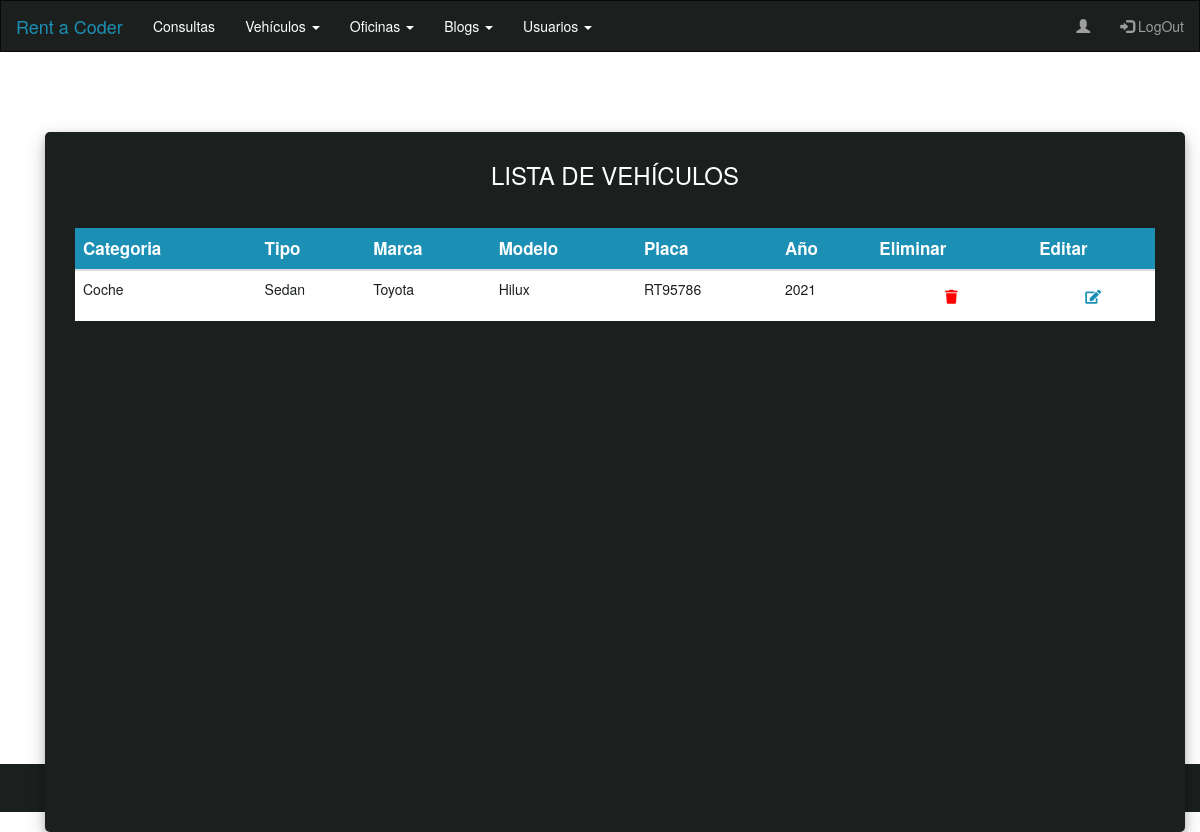
/car/table/, run on an earlier commit of the app's database.
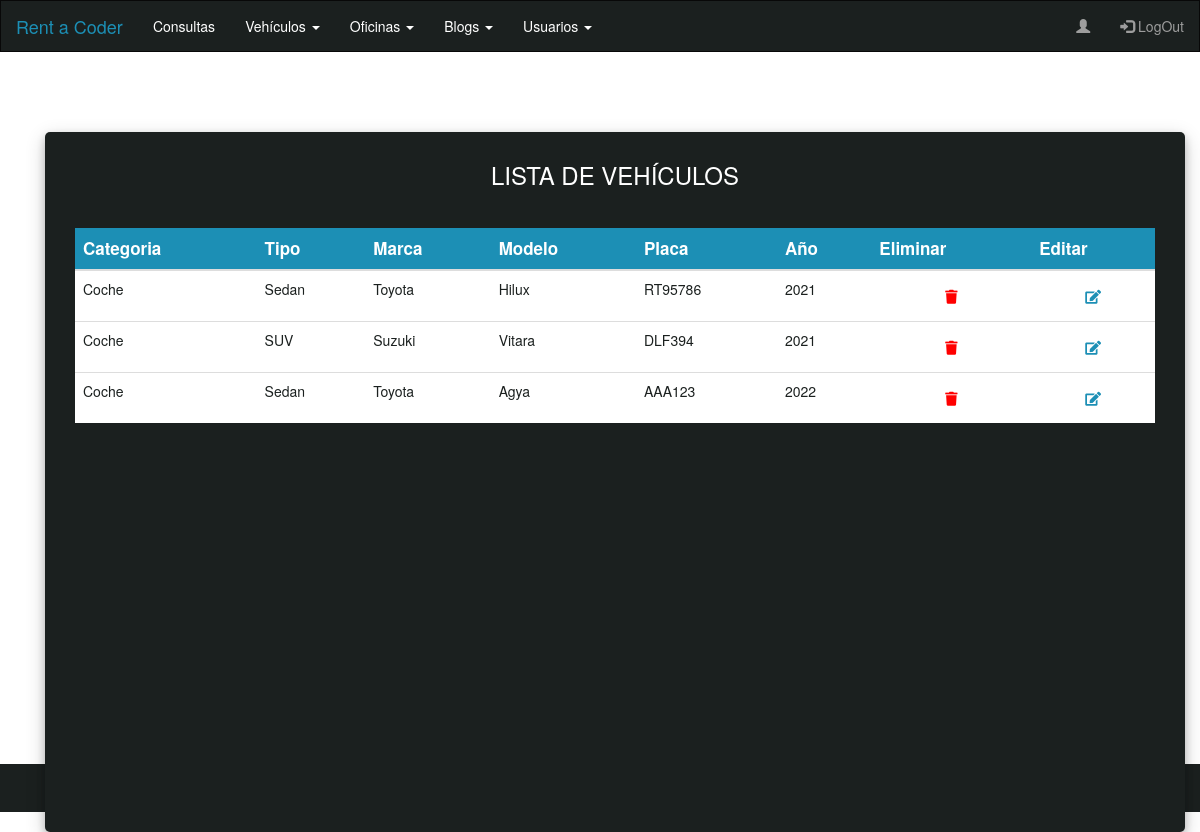
And on a later commit of the database.
### App_Car/models.py (models this page shows, shortened)
class Car(models.Model):
    categoria          = models.CharField(max_length=50, null=True)
    tipo               = models.CharField(max_length=50)
    marca              = models.CharField(max_length=50)
    modelo             = models.CharField(max_length=50)
    placa              = models.CharField(max_length=50)
    annio              = models.IntegerField()
    tipo_caja          = models.CharField(max_length=50)
    combustible        = models.CharField(max_length=50)
    cantidad_pasajeros = models.IntegerField()
    numero_puertas     = models.IntegerField()
    imagen             = models.ImageField(upload_to='car', blank=True, null=True)
    control_crucero    = models.BooleanField(null=True, blank=False)
    radio              = models.BooleanField(null=True, blank=False)
    aacond             = models.BooleanField(null=True, blank=False)
    bluetooth          = models.BooleanField(null=True, blank=False)
    cierrepuertas      = models.BooleanField(null=True, blank=False)

### App_Car/views.py (the view)
# urls.py: path('table/', CarTable,  name='CarTable'),
def CarTable(request):
    cars     = Car.objects.all()
    contexto = {"cars": cars}
    return render(request, "CarTable.html", contexto )

### App_Car/templates/CarTable.html
{% extends 'Admin.html'%}
{% load static %}
{% block bloqueQueCambia %}
<div class="container container-body">
  <div class="d-flex justify-content-center h-100">
    <div class="user_card">
      <div class="table-title">
        <h3 id="form-title">LISTA DE VEHÍCULOS</h3>
      </div>
      <div class="justify-content-center form_container table-responsive">
        <table class="table table-fixed">
          <thead class="thead-dark">
            <tr>
              <th scope="col">Categoria</th>
              <th scope="col">Tipo</th>
              <th scope="col">Marca</th>
              <th scope="col">Modelo</th>
              <th scope="col">Placa</th>
              <th scope="col">Año</th>
              <th scope="col">Eliminar</th>
              <th scope="col">Editar</th>
            </tr>
          </thead>
          <tbody>
            {% for car in cars %}
            <tr>
              <td>{{car.categoria}}</td>
              <td>{{car.tipo}}</td>
              <td>{{car.marca}}</td>
              <td>{{car.modelo}}</td>
              <td>{{car.placa}}</td>
              <td>{{car.annio}}</td>
              <td class="text-center">
                  <a href="{% url 'CarDelete' car.id %}">
                    <button class="btn btn-delete">
                      <i class="fa fa-trash"></i>
                    </button>
                  </a>
              </td>
              <td class="text-center">
                <a href="{% url 'CarEdit' car.id %}">
                  <button class="btn btn-edit">
                    <i class="fa fa-edit"></i>
                  </button>
                </a>
            </td>
            </tr>
            {% endfor %}
          </tbody>
        </table>
      </div>
    </div>
  </div>
</div>
{% endblock bloqueQueCambia %}

### App_MVTProyectoFinalCoder/templates/Admin.html (shortened to what this page needs)
<!DOCTYPE html>
<html lang="en">
<head>
    {% load static %}
    <link rel="stylesheet" href="https://use.fontawesome.com/releases/v5.6.1/css/all.css"
>
    <link href="{% static 'css/stylesAdmin.css' %}" rel="stylesheet" />
    <link rel="stylesheet" href="https://maxcdn.bootstrapcdn.com/bootstrap/3.4.1/css/bootstrap.min.css">
</head>
<body>
    <nav class="navbar navbar-inverse">
        <div class="container-fluid">
            <div class="navbar-header">
                <a class="navbar-brand" href="#">Rent a Coder</a>
            </div>
            <ul class="nav navbar-nav">
                <li><a class="options-txt a-txt-nav" href="{% url 'ContactUsList' %}">Consultas</a></li>
                <li class="dropdown"><a class="dropdown-toggle options-txt" data-toggle="dropdown" href="#">Vehículos <span
                            class="caret"></span></a>
                </li>
                <li class="dropdown"><a class="dropdown-toggle options-txt" data-toggle="dropdown" href="#">Oficinas <span
                            class="caret"></span></a>
                </li>
                <li class="dropdown"><a class="dropdown-toggle options-txt" data-toggle="dropdown" href="#">Blogs <span
                            class="caret"></span></a>
                </li>
                <li class="dropdown"><a class="dropdown-toggle options-txt" data-toggle="dropdown" href="#">Usuarios <span
                            class="caret"></span></a>
                </li>
            </ul>
            <ul class="nav navbar-nav navbar-right">
                <li><a href="#"><span class="glyphicon glyphicon-user"></span> {{ user.username }}</a></li>
                <li><a href="{% url 'Logout' %}"><span class="glyphicon glyphicon-log-in"></span> LogOut</a></li>
            </ul>
        </div>
    </nav>
    <div class="container container-body">
        {% block bloqueQueCambia %}
        {% endblock bloqueQueCambia %}
    </div>
    <footer class="bg-dark text-center">
        <div class="footer-text">
            <p>© 2022 Copyright: Rent a Coder</p>
        </div>
    </footer>
</body>
</html>

### App_MVTProyectoFinalCoder/static/css/stylesAdmin.css (style rules this page uses)
body, html { margin: 0; padding: 0; height: 100%; background: #ffffff !important; }
.navbar { background: #1b201f !important; border-radius: 0px !important; margin-bottom: 0px !important; }
.navbar-brand { color: #1c8fb5 !important; }
.options-txt { color: white !important; }
.container-body { height: 89%; }
.form_container { padding-left: 20px !important; padding-right: 20px !important; height: 550px !important; }
.thead-dark { background-color: #1c8fb5 !important; color: white; font-size: 1.7rem; }
tbody { color: #1b201f; background-color: white !important; }
th { text-align: center; }
.table-title { text-align: center; }
.container-body { padding-top: 40px; }
.user_card { height: 700px !important; margin-top: auto; margin-bottom: auto; background: #1b201f; position: relative; justify-content: center; flex-direction: column; padding: 10px; box-shadow: 0 4px 8px 0 rgba(0, 0, 0, 0.2), 0 6px 20px 0 rgba(0, 0, 0, 0.19); -webkit-box-shadow: 0 4px 8px 0 rgba(0, 0, 0, 0.2), 0 6px 20px 0 rgba(0, 0, 0, 0.19); -moz-box-shadow: 0 4px 8px 0 rgba(0, 0, 0, 0.2), 0 6px 20px 0 rgba(0, 0, 0, 0.19); border-radius: 5px; }
.form_container { margin-top: 40px; margin-bottom: 40px; }
#form-title { margin-top: 20px; color: #fff; }
thead tr th { position: sticky; top: 0; z-index: 10; background-color: #1c8fb5 !important; }
.table-responsive { height:200px; overflow:scroll; }
.btn-delete { background-color: white; color: red; }
.btn-edit { background-color: white; color: #1c8fb5; }
.footer-text { color: white; padding-top: 20px; }
.bg-dark { height: 6%; background: #1b201f !important; }

What changed in the data, as far as the page shows it:
added Car: categoria "Coche", tipo "SUV", marca "Suzuki", modelo "Vitara", placa "DLF394", annio "2021"
added Car: categoria "Coche", tipo "Sedan", marca "Toyota", modelo "Agya", placa "AAA123", annio "2022"
